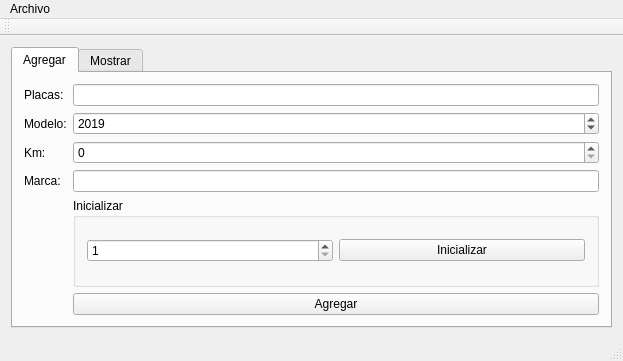
<?xml version="1.0" encoding="UTF-8"?>
<ui version="4.0">
 <class>MainWindow</class>
 <widget class="QMainWindow" name="MainWindow">
  <property name="geometry">
   <rect>
    <x>0</x>
    <y>0</y>
    <width>623</width>
    <height>361</height>
   </rect>
  </property>
  <property name="windowTitle">
   <string>MainWindow</string>
  </property>
  <widget class="QWidget" name="centralWidget">
   <layout class="QGridLayout" name="gridLayout">
    <item row="0" column="0">
     <widget class="QTabWidget" name="tabWidget">
      <property name="currentIndex">
       <number>0</number>
      </property>
      <widget class="QWidget" name="tab">
       <attribute name="title">
        <string>Agregar</string>
       </attribute>
       <layout class="QGridLayout" name="gridLayout_2">
        <item row="1" column="1">
         <widget class="QSpinBox" name="spinBox">
          <property name="minimum">
           <number>1950</number>
          </property>
          <property name="maximum">
           <number>2020</number>
          </property>
          <property name="value">
           <number>2019</number>
          </property>
         </widget>
        </item>
        <item row="2" column="1">
         <widget class="QSpinBox" name="spinBox_2">
          <property name="maximum">
           <number>100000</number>
          </property>
         </widget>
        </item>
        <item row="0" column="1">
         <widget class="QLineEdit" name="lineEdit"/>
        </item>
        <item row="3" column="1">
         <widget class="QLineEdit" name="lineEdit_4"/>
        </item>
        <item row="0" column="0">
         <widget class="QLabel" name="label">
          <property name="text">
           <string>Placas:</string>
          </property>
         </widget>
        </item>
        <item row="3" column="0">
         <widget class="QLabel" name="label_4">
          <property name="text">
           <string>Marca:</string>
          </property>
         </widget>
        </item>
        <item row="1" column="0">
         <widget class="QLabel" name="label_2">
          <property name="text">
           <string>Modelo:</string>
          </property>
         </widget>
        </item>
        <item row="2" column="0">
         <widget class="QLabel" name="label_3">
          <property name="text">
           <string>Km:</string>
          </property>
         </widget>
        </item>
        <item row="5" column="1">
         <widget class="QPushButton" name="pushButton">
          <property name="text">
           <string>Agregar</string>
          </property>
         </widget>
        </item>
        <item row="4" column="1">
         <widget class="QGroupBox" name="groupBox">
          <property name="title">
           <string>Inicializar</string>
          </property>
          <layout class="QGridLayout" name="gridLayout_4">
           <item row="0" column="0">
            <widget class="QSpinBox" name="spinBox_3">
             <property name="minimum">
              <number>1</number>
             </property>
             <property name="maximum">
              <number>1000000</number>
             </property>
            </widget>
           </item>
           <item row="0" column="1">
            <widget class="QPushButton" name="pushButton_4">
             <property name="text">
              <string>Inicializar</string>
             </property>
            </widget>
           </item>
          </layout>
         </widget>
        </item>
       </layout>
      </widget>
      <widget class="QWidget" name="tab_2">
       <attribute name="title">
        <string>Mostrar</string>
       </attribute>
       <layout class="QGridLayout" name="gridLayout_3">
        <item row="0" column="0">
         <widget class="QPlainTextEdit" name="plainTextEdit"/>
        </item>
        <item row="1" column="0">
         <widget class="QPushButton" name="pushButton_2">
          <property name="text">
           <string>Mostrar</string>
          </property>
         </widget>
        </item>
        <item row="2" column="0">
         <widget class="QPushButton" name="pushButton_3">
          <property name="text">
           <string>Tabla</string>
          </property>
         </widget>
        </item>
       </layout>
      </widget>
     </widget>
    </item>
   </layout>
  </widget>
  <widget class="QMenuBar" name="menuBar">
   <property name="geometry">
    <rect>
     <x>0</x>
     <y>0</y>
     <width>623</width>
     <height>22</height>
    </rect>
   </property>
   <widget class="QMenu" name="menuArchivo">
    <property name="title">
     <string>Archivo</string>
    </property>
    <addaction name="actionAbrir"/>
    <addaction name="actionGuardar"/>
   </widget>
   <addaction name="menuArchivo"/>
  </widget>
  <widget class="QToolBar" name="mainToolBar">
   <attribute name="toolBarArea">
    <enum>TopToolBarArea</enum>
   </attribute>
   <attribute name="toolBarBreak">
    <bool>false</bool>
   </attribute>
  </widget>
  <widget class="QStatusBar" name="statusBar"/>
  <action name="actionAbrir">
   <property name="text">
    <string>Abrir</string>
   </property>
   <property name="shortcut">
    <string>Ctrl+O</string>
   </property>
  </action>
  <action name="actionGuardar">
   <property name="text">
    <string>Guardar</string>
   </property>
   <property name="shortcut">
    <string>Ctrl+S</string>
   </property>
  </action>
 </widget>
 <layoutdefault spacing="6" margin="11"/>
 <tabstops>
  <tabstop>tabWidget</tabstop>
  <tabstop>lineEdit</tabstop>
  <tabstop>spinBox</tabstop>
  <tabstop>spinBox_2</tabstop>
  <tabstop>lineEdit_4</tabstop>
  <tabstop>pushButton</tabstop>
  <tabstop>plainTextEdit</tabstop>
  <tabstop>pushButton_2</tabstop>
  <tabstop>pushButton_3</tabstop>
 </tabstops>
 <resources/>
 <connections/>
</ui>
